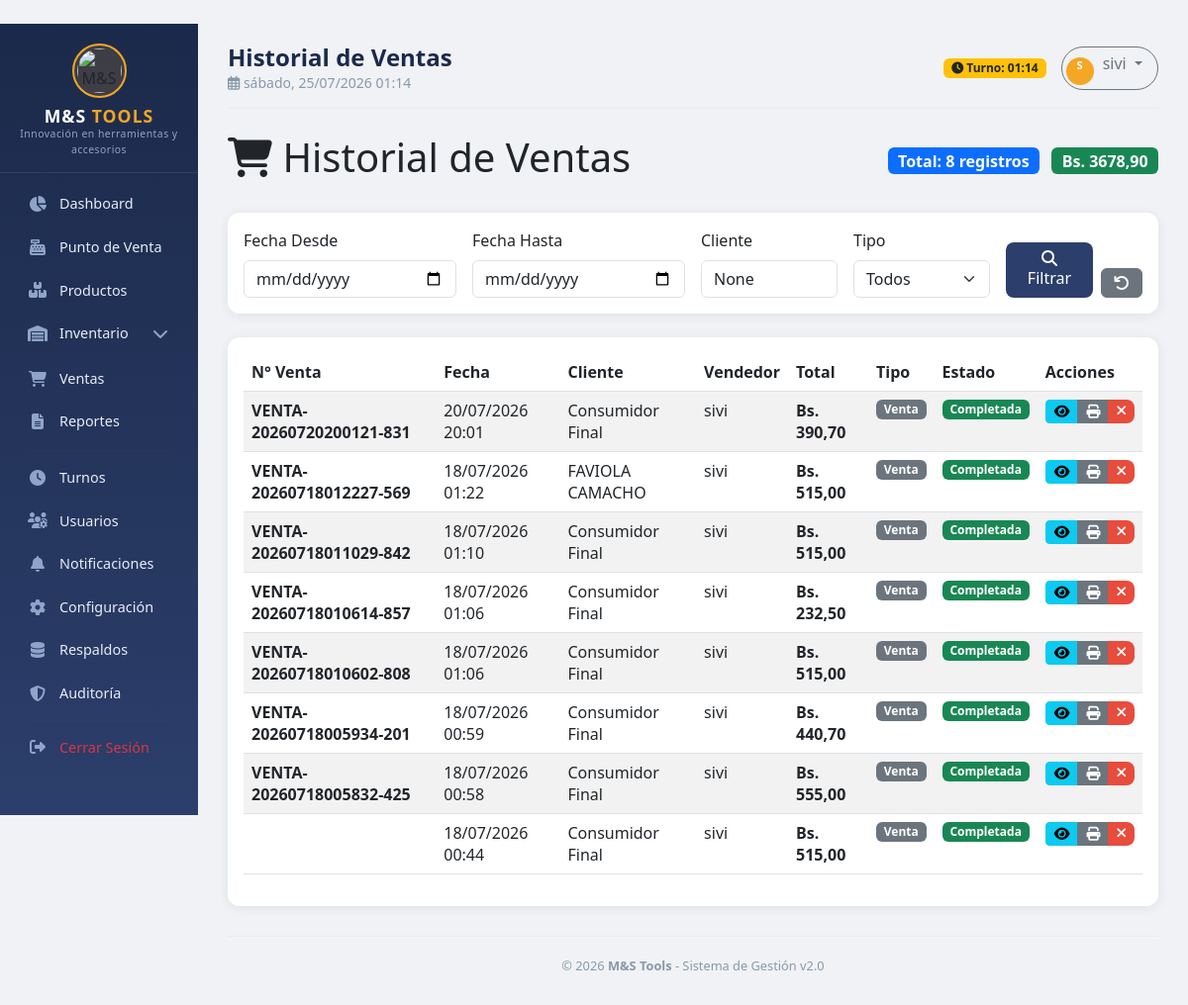
The app's page /sales/ (signed in) with its own data.
### apps/sales/models.py (models this page shows, shortened)
class Sale(models.Model):
    PAYMENT_CHOICES = [
        ('EFECTIVO', 'Efectivo'),
        ('TARJETA', 'Tarjeta'),
        ('CREDITO', 'Crédito'),
        ('QR', 'QR / Transferencia'),
    ]
    STATUS_CHOICES = [
        ('PENDIENTE', 'Pendiente'),
        ('COMPLETADA', 'Completada'),
        ('ANULADA', 'Anulada'),
        ('COTIZACION', 'Cotización/Proforma'),
    ]
    INVOICE_CHOICES = [
        ('SIN_IVA', 'Sin IVA (Consumidor Final)'),
        ('CON_IVA', 'Con Factura (16%)'),
    ]
    sale_number = models.CharField('Número de Venta', max_length=20, unique=True)
    date = models.DateTimeField('Fecha', auto_now_add=True)
    user = models.ForeignKey(User, on_delete=models.PROTECT, verbose_name='Vendedor')
    customer_name = models.CharField('Cliente', max_length=200, blank=True)
    customer_phone = models.CharField('Teléfono', max_length=20, blank=True)
    customer_nit = models.CharField('NIT/CI', max_length=20, blank=True)
    subtotal = models.DecimalField('Subtotal', max_digits=12, decimal_places=2, default=0)
    discount = models.DecimalField('Descuento', max_digits=12, decimal_places=2, default=0)
    tax = models.DecimalField('IVA', max_digits=12, decimal_places=2, default=0)
    tax_rate = models.DecimalField('Tasa IVA', max_digits=5, decimal_places=2, default=0)
    total = models.DecimalField('Total', max_digits=12, decimal_places=2, default=0)
    payment_method = models.CharField('Método de Pago', max_length=20, choices=PAYMENT_CHOICES, default='EFECTIVO')
    amount_paid = models.DecimalField('Monto Pagado', max_digits=12, decimal_places=2, default=0)
    change_amount = models.DecimalField('Vuelto', max_digits=12, decimal_places=2, default=0)
    is_quotation = models.BooleanField('¿Es Cotización/Proforma?', default=False)
    invoice_type = models.CharField('Tipo de Facturación', max_length=20, choices=INVOICE_CHOICES, default='SIN_IVA')
    invoice_number = models.CharField('Nº Factura', max_length=20, blank=True)
    status = models.CharField('Estado', max_length=20, choices=STATUS_CHOICES, default='PENDIENTE')
    notes = models.TextField('Observaciones', blank=True)
    created_at = models.DateTimeField('Creado', auto_now_add=True)
    updated_at = models.DateTimeField('Actualizado', auto_now=True)
    class Meta:
        verbose_name = 'Venta'
        verbose_name_plural = 'Ventas'
        ordering = ['-date']

### apps/sales/views.py (the view, shortened to what this page needs)
# urls.py: path('', views.sale_list, name='list'),
@login_required
def sale_list(request):
    sales = Sale.objects.all().order_by('-date')
    fecha_desde = request.GET.get('fecha_desde')
    fecha_hasta = request.GET.get('fecha_hasta')
    cliente = request.GET.get('cliente')
    tipo = request.GET.get('tipo')  # Nuevo filtro por tipo
    if cliente:
        sales = sales.filter(customer_name__icontains=cliente)
    total_ventas = sales.count()
    total_monto = sales.aggregate(total=Sum('total'))['total'] or 0
    context = {
        'sales': sales,
        'total_ventas': total_ventas,
        'total_monto': total_monto,
        'fecha_desde': fecha_desde,
        'fecha_hasta': fecha_hasta,
        'cliente': cliente,
        'tipo': tipo,
        'title': 'Historial de Ventas'
    }
    return render(request, 'sales/list.html', context)

### templates/sales/list.html (shortened to what this page needs)
{% extends 'base/base.html' %}
{% load static %}
{% block content %}
<div class="d-flex justify-content-between align-items-center mb-4">
    <div>
        <h1><i class="fas fa-shopping-cart"></i> Historial de Ventas</h1>
    </div>
    <div>
        <span class="badge bg-primary fs-6 me-2">Total: {{ total_ventas }} registros</span>
        <span class="badge bg-success fs-6">Bs. {{ total_monto|floatformat:2 }}</span>
    </div>
</div>
<div class="card mb-4">
    <div class="card-body">
        <form method="get" class="row g-3">
            <div class="col-md-3">
                <label class="form-label">Fecha Desde</label>
                <input type="date" name="fecha_desde" class="form-control" value="{{ fecha_desde }}">
            </div>
            <div class="col-md-3">
                <label class="form-label">Fecha Hasta</label>
                <input type="date" name="fecha_hasta" class="form-control" value="{{ fecha_hasta }}">
            </div>
            <div class="col-md-2">
                <label class="form-label">Cliente</label>
                <input type="text" name="cliente" class="form-control" placeholder="Nombre" value="{{ cliente }}">
            </div>
            <div class="col-md-2">
                <label class="form-label">Tipo</label>
                <select name="tipo" class="form-select">
                    <option value="">Todos</option>
                </select>
            </div>
            <div class="col-md-2 d-flex align-items-end gap-2">
                <button type="submit" class="btn btn-primary w-100">
                    <i class="fas fa-search"></i> Filtrar
                </button>
                <a href="{% url 'sales:list' %}" class="btn btn-secondary" title="Limpiar filtros">
                    <i class="fas fa-undo"></i>
                </a>
            </div>
        </form>
    </div>
</div>
<div class="card">
    <div class="card-body">
        <div class="table-responsive">
            <table class="table table-striped table-hover">
                <thead>
                    <tr>
                        <th>N° Venta</th>
                        <th>Fecha</th>
                        <th>Cliente</th>
                        <th>Vendedor</th>
                        <th>Total</th>
                        <th>Tipo</th>
                        <th>Estado</th>
                        <th>Acciones</th>
                    </tr>
                </thead>
                <tbody>
                    {% for sale in sales %}
                    <tr>
                        <td><strong>{{ sale.sale_number }}</strong></td>
                        <td>{{ sale.date|date:"d/m/Y H:i" }}</td>
                        <td>{{ sale.customer_name|default:"Consumidor Final" }}</td>
                        <td>{{ sale.user.username }}</td>
                        <td><strong>Bs. {{ sale.total|floatformat:2 }}</strong></td>
                        <td>
                            {% if sale.is_quotation %}
                                <span class="badge bg-info">Cotización</span>
                            {% else %}
                                <span class="badge bg-secondary">Venta</span>
                            {% endif %}
                        </td>
                        <td>
                            {% if sale.status == 'COMPLETADA' %}
                                <span class="badge bg-success">Completada</span>
                            {% elif sale.status == 'COTIZACION' %}
                                <span class="badge bg-info">Cotización</span>
                            {% elif sale.status == 'PENDIENTE' %}
                                <span class="badge bg-warning">Pendiente</span>
                            {% elif sale.status == 'ANULADA' %}
                                <span class="badge bg-danger">Anulada</span>
                            {% else %}
                                <span class="badge bg-secondary">{{ sale.status }}</span>
                            {% endif %}
                        </td>
                        <td>
                            <div class="btn-group btn-group-sm">
                                <a href="{% url 'sales:detail' sale.pk %}" class="btn btn-info" title="Ver detalle">
                                    <i class="fas fa-eye"></i>
                                </a>
                                <a href="{% url 'sales:recibo' sale.pk %}" class="btn btn-secondary" title="Reimprimir" target="_blank">
                                    <i class="fas fa-print"></i>
                                </a>
                                {% if sale.status == 'COMPLETADA' %}
                                <a href="{% url 'sales:cancel' sale.pk %}" class="btn btn-danger" title="Anular venta">
                                    <i class="fas fa-times"></i>
                                </a>
                                {% endif %}
                            </div>
                        </td>
                    </tr>
                    {% endfor %}
                </tbody>
            </table>
        </div>
    </div>
</div>
{% endblock %}

### templates/base/base.html (shortened to what this page needs)
﻿<!DOCTYPE html>
<html lang="es">
<head>
    <link href="https://cdn.jsdelivr.net/npm/bootstrap@5.3.0/dist/css/bootstrap.min.css" rel="stylesheet">
    <link rel="stylesheet" href="https://cdnjs.cloudflare.com/ajax/libs/font-awesome/6.4.0/css/all.min.css">
</head>
<body>
    <div class="container-fluid">
        <div class="row">
            <div class="col-md-2 col-lg-2 d-none d-md-block sidebar p-0">
                <div class="logo">
    <div class="logo-icon">
        <img src="/media/logos/logo_redondo.png" alt="M&S Tools" style="width: 45px; height: 45px; object-fit: contain; border-radius: 50%;">
    </div>
    <h5>M&S <span>TOOLS</span></h5>
    <small>Innovación en herramientas y accesorios</small>
</div>
                <div class="nav-section">
                    <a class="nav-link {% if request.resolver_match.url_name == 'dashboard' %}active{% endif %}" href="{% url 'core:dashboard' %}">
                        <i class="fas fa-chart-pie"></i> Dashboard
                    </a>
                    <a class="nav-link" href="{% url 'sales:pos' %}">
                        <i class="fas fa-cash-register"></i> Punto de Venta
                    </a>
                    <a class="nav-link" href="{% url 'products:list' %}">
                        <i class="fas fa-boxes"></i> Productos
                    </a>
                    <div class="submenu-toggle nav-link" onclick="toggleSubmenu(this)">
                        <i class="fas fa-warehouse"></i> Inventario
                        <span class="chevron"><i class="fas fa-chevron-down"></i></span>
                    </div>
                    <a class="nav-link" href="{% url 'sales:list' %}">
                        <i class="fas fa-shopping-cart"></i> Ventas
                    </a>
<a class="nav-link" href="{% url 'reports:dashboard' %}">
    <i class="fas fa-file-alt"></i> Reportes
</a>
                    <hr class="sidebar-divider">
                    <a class="nav-link" href="{% url 'users:shift_dashboard' %}">
                        <i class="fas fa-clock"></i> Turnos
                    </a>
                    {% if user.is_superuser %}
                    <a class="nav-link" href="{% url 'users:list' %}">
                        <i class="fas fa-users-cog"></i> Usuarios
                    </a>
                    {% endif %}
                    <a class="nav-link" href="{% url 'notifications:list' %}">
                        <i class="fas fa-bell"></i> Notificaciones
                    </a>
                    {% if user.is_superuser %}
                    <a class="nav-link" href="{% url 'core:settings' %}">
                        <i class="fas fa-cog"></i> Configuración
                    </a>
                    {% endif %}
                    {% if user.is_superuser %}
                    <a class="nav-link" href="{% url 'backup:list' %}">
                        <i class="fas fa-database"></i> Respaldos
                    </a>
                    {% endif %}
                    {% if user.is_superuser %}
                    <a class="nav-link" href="{% url 'audit:dashboard' %}">
                        <i class="fas fa-shield-alt"></i> Auditoría
                    </a>
                    {% endif %}
                    <hr class="sidebar-divider">
                    <a class="nav-link text-danger" href="{% url 'core:logout' %}">
                        <i class="fas fa-sign-out-alt"></i> Cerrar Sesión
                    </a>
                </div>
            </div>
            <div class="col-md-10 col-lg-10 main-content">
                <div class="top-bar">
                    <div>
                        <h4>{% block page_title %}{{ title|default:"Dashboard" }}{% endblock %}</h4>
                        <small><i class="far fa-calendar-alt"></i> {% now "l, d/m/Y H:i" %}</small>
                    </div>
                    <div class="user-info">
                        <span class="badge bg-warning text-dark">
                            <i class="fas fa-clock"></i> Turno: {% now "H:i" %}
                        </span>
                        <div class="dropdown">
                            <button class="btn btn-outline-secondary dropdown-toggle" type="button" data-bs-toggle="dropdown" style="border-radius: 30px; padding: 4px 15px 4px 4px;">
                                <span class="user-avatar" style="display: inline-block; width: 28px; height: 28px; font-size: 0.7rem; margin-right: 5px;">
                                    {{ user.username|first|upper }}
                                </span>
                                {{ user.username|default:"Invitado" }}
                            </button>
                        </div>
                    </div>
                </div>
                {% block content %}{% endblock %}
                <div class="footer">
                    &copy; {% now "Y" %} <strong>M&S Tools</strong> - Sistema de Gestión v2.0
                </div>
            </div>
        </div>
    </div>
</body>
</html>

### records on screen
Sale: sale_number "VENTA-20260720200121-831", date "20/07/2026 20:01", customer_name "Consumidor Final", user.username "sivi", total "390,70", is_quotation "Venta", status "Completada"
Sale: sale_number "VENTA-20260718012227-569", date "18/07/2026 01:22", customer_name "FAVIOLA CAMACHO", user.username "sivi", total "515,00", is_quotation "Venta", status "Completada"
Sale: sale_number "VENTA-20260718011029-842", date "18/07/2026 01:10", customer_name "Consumidor Final", user.username "sivi", total "515,00", is_quotation "Venta", status "Completada"
Sale: sale_number "VENTA-20260718010614-857", date "18/07/2026 01:06", customer_name "Consumidor Final", user.username "sivi", total "232,50", is_quotation "Venta", status "Completada"
Sale: sale_number "VENTA-20260718010602-808", date "18/07/2026 01:06", customer_name "Consumidor Final", user.username "sivi", total "515,00", is_quotation "Venta", status "Completada"
Sale: sale_number "VENTA-20260718005934-201", date "18/07/2026 00:59", customer_name "Consumidor Final", user.username "sivi", total "440,70", is_quotation "Venta", status "Completada"
Sale: sale_number "VENTA-20260718005832-425", date "18/07/2026 00:58", customer_name "Consumidor Final", user.username "sivi", total "555,00", is_quotation "Venta", status "Completada"
Sale: date "18/07/2026 00:44", customer_name "Consumidor Final", user.username "sivi", total "515,00", is_quotation "Venta", status "Completada"

### other values on screen
{{ title|default:"Dashboard" }} "Historial de Ventas"
{{ user.username|first|upper }} "S"
{{ user.username|default:"Invitado" }} "sivi"
{{ total_ventas }} "8"
{{ total_monto|floatformat:2 }} "3678,90"
